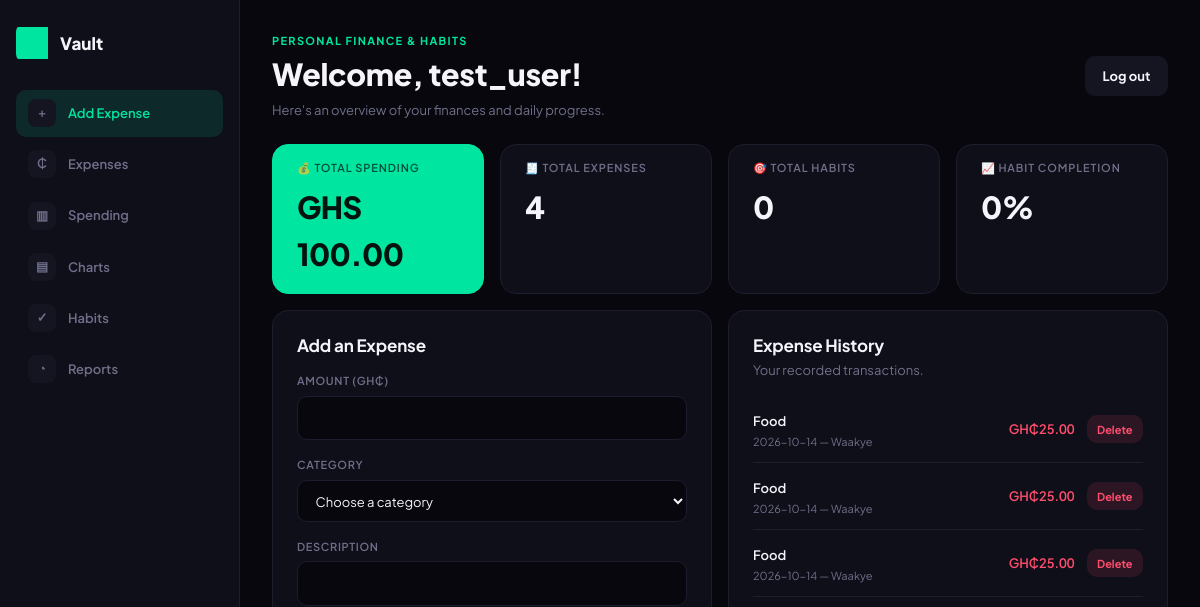
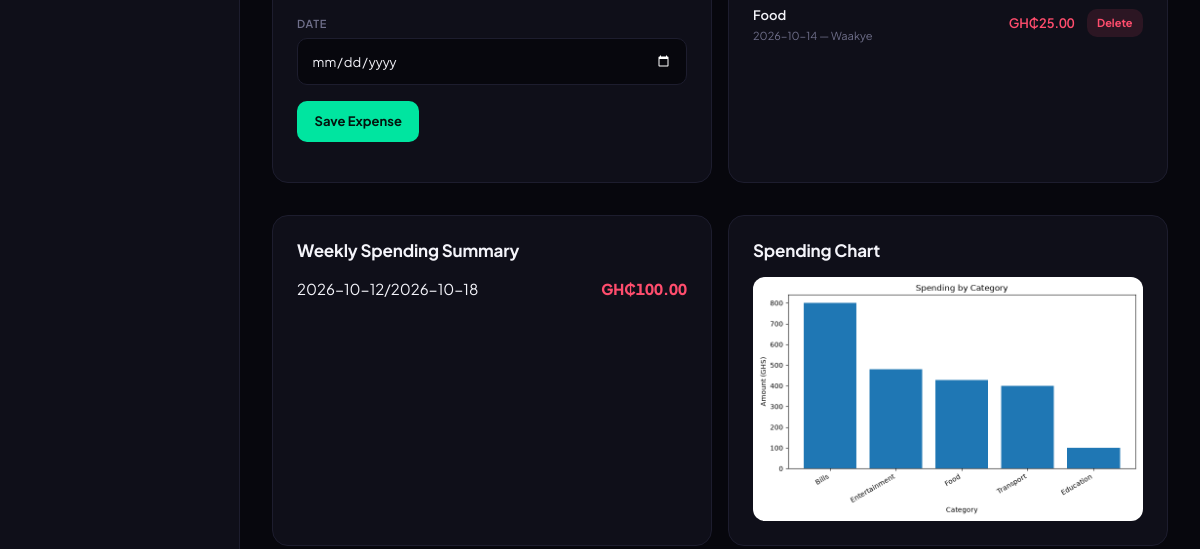
The page /dashboard (signed in, upper part) on the database as committed earlier (2 pictures, top to bottom).
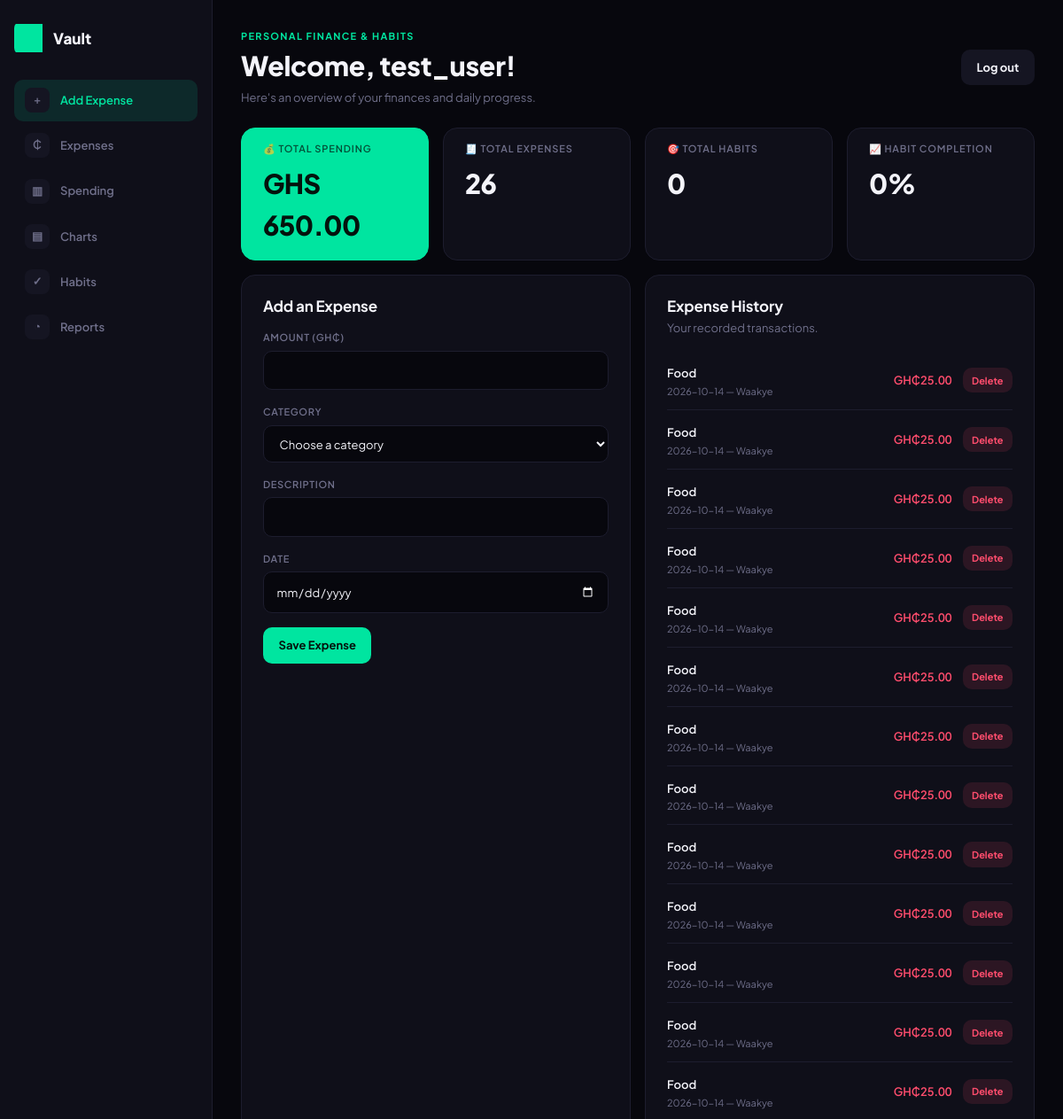
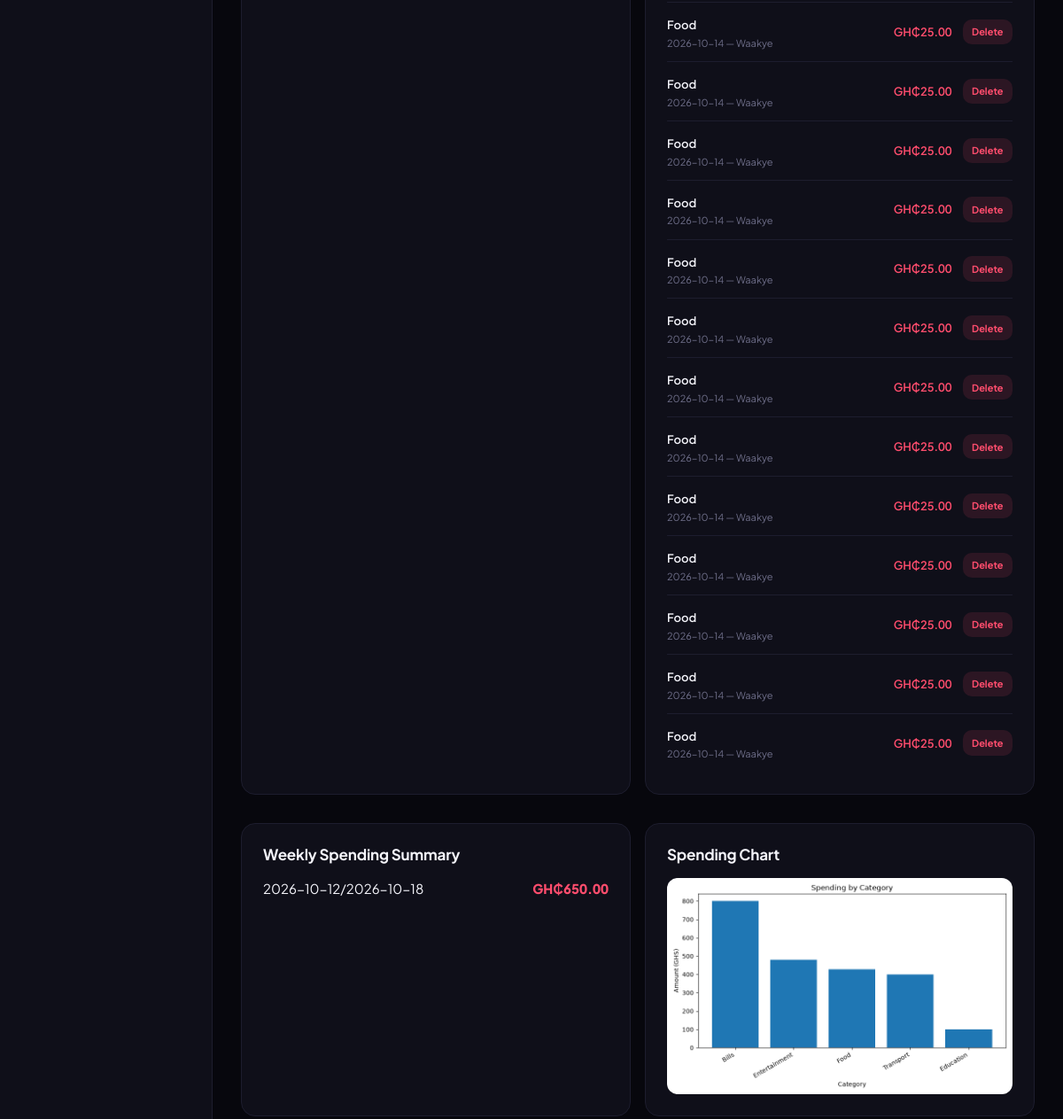
The same page on the database as committed later (2 pictures, top to bottom).
### tables this page shows
CREATE TABLE expenses (
            id INTEGER PRIMARY KEY AUTOINCREMENT,
            user_id INTEGER NOT NULL,
            amount REAL NOT NULL,
            category TEXT NOT NULL,
            description TEXT NOT NULL,
            date TEXT NOT NULL,
            FOREIGN KEY (user_id) REFERENCES users (id)
        );

### app.py (the view)
@app.route("/dashboard")
@login_required
def dashboard():
    user_id = session["user_id"]
    expenses = tracker.get_expenses(user_id)
    summary = tracker.summarise_by_category(user_id)
    habits = tracker.get_habits(user_id)
    weekly_habits = weekly_habit_report(habits)
    habit_streaks = {}
    for habit in habits:
        name = habit["name"]
        if name not in habit_streaks:
            habit_streaks[name] = calculate_streak(
            habits, name
        )
    weekly_habits = weekly_habit_report(habits)
    weekly_summary = weekly_spending(expenses)
    total_spending = sum(expense.amount for expense in expenses)
    total_expenses = len(expenses)
    total_habits = len(habits)
    completed_habits = sum(
        1 for habit in habits if habit ["completed"]
    )
    completion_rate = (
        (completed_habits/ total_habits) * 100
        if total_habits > 0 else 0
    )
    create_category_chart(expenses)
    return render_template(
            "dashboard.html",
            username=session["username"],
            expenses=expenses,
            summary=summary,
            weekly_summary = weekly_summary,
            total_spending=total_spending,
            total_expenses=total_expenses,
            habits = habits,
            habit_streaks=habit_streaks,
            weekly_habits = weekly_habits,
            total_habits=total_habits,
            completed_habits=completed_habits,
            completion_rate=round(completion_rate, 1),
              )

### analytics.py (called while the page is built)
def create_category_chart(expenses):
    totals = category_totals(expenses)
    os.makedirs("static", exist_ok=True)
    chart_path = os.path.join("static", "category_chart.png")
    if not totals:
        if os.path.exists(chart_path):
            os.remove(chart_path)
        return None
    categories = list(totals.keys())
    amounts = list(totals.values())
    plt.figure(figsize=(8, 5))
    plt.bar(categories, amounts)
    plt.title("Spending by Category")
    plt.xlabel("Category")
    plt.ylabel("Amount (GHS)")
    plt.xticks(rotation=30, ha="right")
    plt.tight_layout()
    plt.savefig(chart_path)
    plt.close()
    return chart_path

def category_totals(expenses):
    if not expenses:
        return {}
    data = pd.DataFrame([
        {
            "category": expense.category,
            "amount": expense.amount
        }
        for expense in expenses
    ])
    totals = data.groupby("category")["amount"].sum()
    return totals.sort_values(ascending=False).to_dict()

def weekly_spending(expenses):
    if not expenses:
        return {}
    data = pd.DataFrame([
        {
            "date": expense.date,
            "amount": expense.amount
        }
        for expense in expenses
    ])
    data["date"] = pd.to_datetime(data["date"], errors="coerce")
    data = data.dropna(subset=["date"])
    if data.empty:
        return {}
    data["week"] = (
        data["date"]
        .dt.to_period("W")
        .astype(str)
    )
    totals = data.groupby("week")["amount"].sum()
    return totals.to_dict()

### app.py (called while the page is built)
def login_required(view):
    @wraps(view)
    def wrapped_view(*args, **kwargs):
        if "user_id" not in session:
            flash("Please log in to access this page.", "error")
            return redirect(url_for("login"))
        return view(*args, **kwargs)
    return wrapped_view

### database.py (called while the page is built)
def create_connection():
    conn = sqlite3.connect(DATABASE)
    conn.execute("PRAGMA foreign_keys = ON")  # Enable foreign key support
    conn.row_factory = sqlite3.Row  # Enable named column access
    return conn

### habit_analytics.py (called while the page is built, shortened)
def weekly_habit_report(habits):
    if not habits:
        return {}

### templates/dashboard.html (shortened to what this page needs)
<!DOCTYPE html>
<html lang="en">
<head>
    <link rel="stylesheet" href="{{ url_for('static', filename='style.css') }}">
</head>
<body>
<div class="dashboard-container">
    <header class="dashboard-header">
        <div>
            <p class="eyebrow">PERSONAL FINANCE & HABITS</p>
            <h1>Welcome, {{ username }}!</h1>
            <p>Here's an overview of your finances and daily progress.</p>
        </div>
        <form action="{{ url_for('logout') }}" method="POST">
            <button type="submit" class="logout-btn">Log out</button>
        </form>
    </header>
    <nav class="dashboard-nav">
        <a href="#add-expense">Add Expense</a>
        <a href="#expense-history">Expenses</a>
        <a href="#weekly-spending">Spending</a>
        <a href="#spending-chart">Charts</a>
        <a href="#habits">Habits</a>
        <a href="#habit-report">Reports</a>
    </nav>
    <section class="overview">
        <div class="stat-card">
            <h3>💰 Total Spending</h3>
            <p>GHS {{ "%.2f"|format(total_spending) }}</p>
        </div>
        <div class="stat-card">
            <h3>🧾 Total Expenses</h3>
            <p>{{ total_expenses }}</p>
        </div>
        <div class="stat-card">
            <h3>🎯 Total Habits</h3>
            <p>{{ total_habits }}</p>
        </div>
        <div class="stat-card">
            <h3>📈 Habit Completion</h3>
            <p>{{ completion_rate }}%</p>
        </div>
    </section>
    <section class="section" id="add-expense">
        <h2>Add an Expense</h2>
        <form class="expense-form" action="{{ url_for('add_expense') }}" method="POST">
            <div>
                <label for="amount">Amount (GH₵)</label>
                <input id="amount" name="amount" type="number"
                       min="0.01" step="0.01" required>
            </div>
            <div>
                <label for="category">Category</label>
                <select id="category" name="category" required>
                    <option value="">Choose a category</option>
                </select>
            </div>
            <div>
                <label for="description">Description</label>
                <input id="description" name="description"
                       type="text" maxlength="200">
            </div>
            <div>
                <label for="date">Date</label>
                <input id="date" name="date" type="date" required>
            </div>
            <button type="submit">Save Expense</button>
        </form>
    </section>
    <section class="section" id="expense-history">
        <h2>Expense History</h2>
        <p class="section-description">Your recorded transactions.</p>
        {% if expenses %}
            <ul class="data-list">
                {% for expense in expenses %}
                    <li>
                        <div>
                            <strong>{{ expense.category }}</strong>
                            <p>{{ expense.date }} — {{ expense.description }}</p>
                        </div>
                        <div class="item-actions">
                            <strong>GH₵{{ "%.2f"|format(expense.amount) }}</strong>
                            <form action="{{ url_for('delete_expense', expense_id=expense.id) }}"
                                  method="POST"
                                  onsubmit="return confirm('Delete this expense?');">
                                <button type="submit" class="delete-btn">Delete</button>
                            </form>
                        </div>
                    </li>
                {% endfor %}
            </ul>
        {% else %}
            <p>You haven't added any expenses yet.</p>
        {% endif %}
    </section>
    <section class="section">
        <h2>Weekly Spending Summary</h2>
        {% if weekly_summary %}
            <ul class="data-list">
                {% for week, amount in weekly_summary.items() %}
                    <li>
                        <span>{{ week }}</span>
                        <strong>GH₵{{ "%.2f"|format(amount) }}</strong>
                    </li>
                {% endfor %}
            </ul>
        {% else %}
            <p>No spending data available yet.</p>
        {% endif %}
    </section>
    <section class="section">
        <h2>Spending Chart</h2>
        {% if summary %}
            <img class="spending-chart"
                 src="{{ url_for('static', filename='category_chart.png') }}?v={{ total_spending }}"
                 alt="Bar chart showing spending by category">
        {% else %}
            <p>Add an expense to see your spending chart.</p>
        {% endif %}
    </section>
</div>
</body>
</html>

Rows that differ between the two databases and show on the page:
added expenses: category "Food", date "2026-10-14", description "Waakye", amount "25.00"
added expenses: category "Food", date "2026-10-14", description "Waakye", amount "25.00"
added expenses: category "Food", date "2026-10-14", description "Waakye", amount "25.00"
added expenses: category "Food", date "2026-10-14", description "Waakye", amount "25.00"
added expenses: category "Food", date "2026-10-14", description "Waakye", amount "25.00"
added expenses: category "Food", date "2026-10-14", description "Waakye", amount "25.00"
added expenses: category "Food", date "2026-10-14", description "Waakye", amount "25.00"
added expenses: category "Food", date "2026-10-14", description "Waakye", amount "25.00"
added expenses: category "Food", date "2026-10-14", description "Waakye", amount "25.00"
added expenses: category "Food", date "2026-10-14", description "Waakye", amount "25.00"
added expenses: category "Food", date "2026-10-14", description "Waakye", amount "25.00"
added expenses: category "Food", date "2026-10-14", description "Waakye", amount "25.00"
added expenses: category "Food", date "2026-10-14", description "Waakye", amount "25.00"
added expenses: category "Food", date "2026-10-14", description "Waakye", amount "25.00"
added expenses: category "Food", date "2026-10-14", description "Waakye", amount "25.00"
added expenses: category "Food", date "2026-10-14", description "Waakye", amount "25.00"
added expenses: category "Food", date "2026-10-14", description "Waakye", amount "25.00"
added expenses: category "Food", date "2026-10-14", description "Waakye", amount "25.00"
added expenses: category "Food", date "2026-10-14", description "Waakye", amount "25.00"
added expenses: category "Food", date "2026-10-14", description "Waakye", amount "25.00"
added expenses: category "Food", date "2026-10-14", description "Waakye", amount "25.00"
added expenses: category "Food", date "2026-10-14", description "Waakye", amount "25.00"
Other text that changed with them:
{{ "%.2f"|format(total_spending) }}: "100.00" → "650.00"
{{ total_expenses }}: "4" → "26"
new list line: "2026-10-12/2026-10-18 GH₵ 650.00"
list line gone: "2026-10-12/2026-10-18 GH₵ 100.00"
